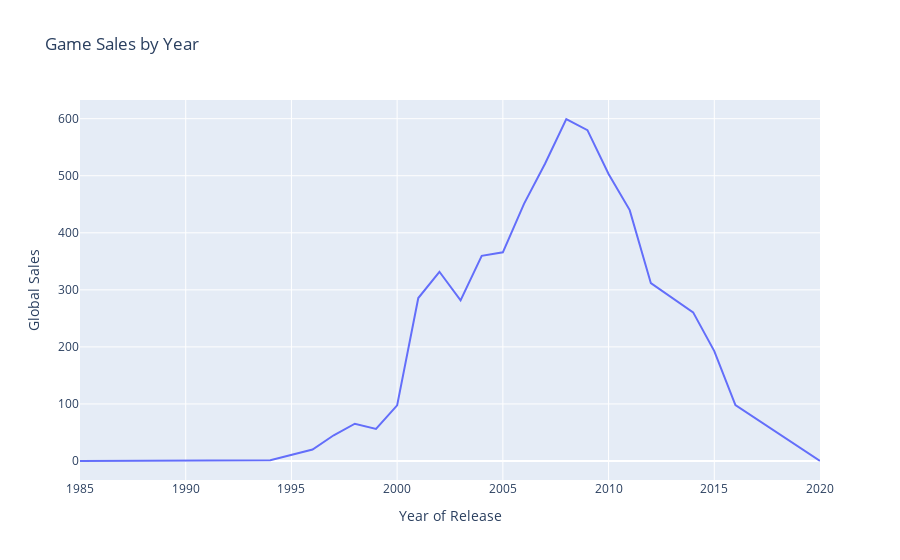

The code cell stored with this chart in its notebook:
### Markdown cell above
### Visualisasi Data 3

bagian ini akan dijawab pertanyaan 5W + 1H yaitu <br>
kapan penjualan game paling tinggi? <br>
akan divisualisasikan dengan visual data berbentuk line yang berjudul penjualan game berdasarkan tahun<br>

### Code cell
# Mengelompokkan berdasarkan tahun rilis dan menjumlahkan penjualan global
sales_by_year = df.groupby("Year of Release")["Global Sales"].sum().reset_index()

# Membuat plot garis menggunakan Plotly
fig = px.line(sales_by_year, x='Year of Release', y='Global Sales', title='Game Sales by Year')
# Menampilkan grafik
fig.show()

### Figure 1 — Plotly figure (JSON) as saved in the notebook; plotly's stock layout.template omitted (floating-point values rounded to 4 significant figures)
{"data": [{"hovertemplate": "Year of Release=%{x}<br>Global Sales=%{y}<extra></extra>", "legendgroup": "", "line": {"color": "#636efa", "dash": "solid"}, "marker": {"symbol": "circle"}, "mode": "lines", "name": "", "orientation": "v", "showlegend": false, "type": "scatter", "x": [1985, 1988, 1992, 1994, 1996, 1997, 1998, 1999, 2000, 2001, 2002, 2003, 2004, 2005, 2006, 2007, 2008, 2009, 2010, 2011, 2012, 2013, 2014, 2015, 2016, 2020], "xaxis": "x", "y": [0.03, 0.03, 0.81, 1.27, 20.1, 45.16, 65.42, 56.35, 97.52, 285.7, 331.7, 281.4, 359.5, 365.7, 450.8, 521.4, 599.4, 580.0, 503.0, 439.8, 311.7, 285.7, 260.5, 192.6, 98.12, 0.29], "yaxis": "y"}], "layout": {"legend": {"tracegroupgap": 0}, "title": {"text": "Game Sales by Year"}, "xaxis": {"anchor": "y", "domain": [0, 1], "title": {"text": "Year of Release"}}, "yaxis": {"anchor": "x", "domain": [0, 1], "title": {"text": "Global Sales"}}}}
